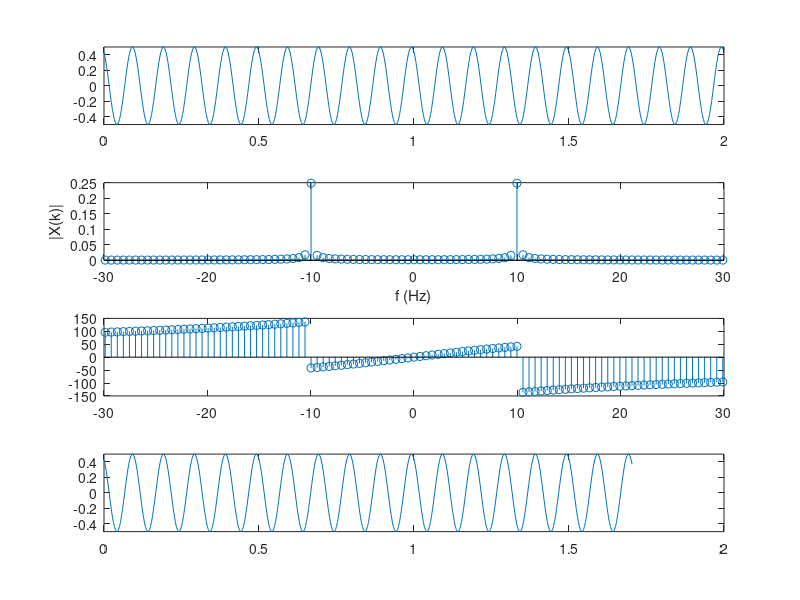

This figure's MATLAB source:
close all;
clear all;

% Construct a cosine wave

A = 0.5;
fc = 10; 

sampling_factor = 30;
fs = sampling_factor * fc;

time = 2;
t = 0:1/fs:time-1/fs;

phase = 30;
phi = phase * pi / 180;

x_t = A * cos(2*pi*fc*t+ phi);

figure(1);
subplot(4, 1, 1);
plot(t, x_t);
axis([0 time -A A])

% Transform time-domain signal to frequency-domain

N = 512; 
X = 1/N * fftshift(fft(x_t, N))

% Extract the magnitude and plot it against the relative frequecny

df = fs / N;
sampleIndex = -N/2:N/2-1;
relative_f = sampleIndex * df;

subplot(4, 1, 2);
stem(relative_f, abs(X));
axis([-30 30])
xlabel('f (Hz)'); ylabel('|X(k)|');


% Extract the phase and noise removal

X2=X;
threshold = max(abs(X))/10000; 
X2(abs(X) < threshold) = 0; 

phase_X2=atan2(imag(X2),real(X2))*180/pi;

subplot(4, 1, 3);
stem(relative_f,phase_X2);
axis([-30 30])

% Signal reconstruction

x_reconstruction = N * ifft(ifftshift(X), N);

t = [0:1:length(x_reconstruction)-1] / fs;

subplot(4, 1, 4);
plot(t, x_reconstruction);
axis([0 time -A A])

%
